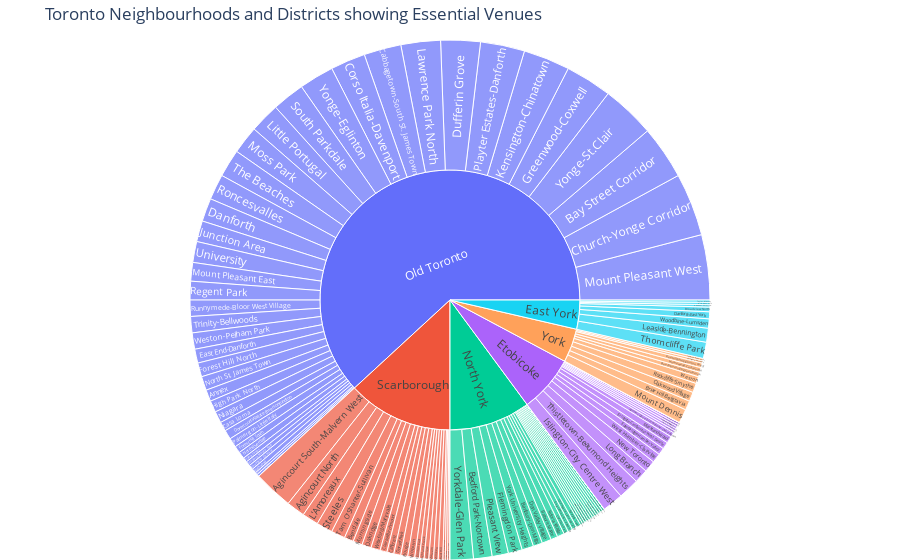

Notebook source saved alongside this figure:
### Markdown cell above
### Sunburst Chart for Toronto Neighbourhoods and Districts
Using Plotly library. The chart is clickable to ex pand, explore districts.

### Code cell
venues_chart = px.sunburst(
    essential_venues,
    path=['District', 'Neighbourhood Name'],
    values='Total Essential Venues',
    title='Toronto Neighbourhoods and Districts showing Essential Venues',
    hover_name='Neighbourhood Name')

venues_chart.update_layout(margin=dict(t=40, l=0, r=0, b=0))
venues_chart.show()

### Figure 1 — Plotly figure (JSON) as saved in the notebook; plotly's stock layout.template omitted (floating-point values rounded to 4 significant figures; data arrays with more than 128 entries replaced by an {"elided": "..."} marker saying what was removed)
{"data": [{"branchvalues": "total", "domain": {"x": [0, 1], "y": [0, 1]}, "hovertemplate": "<b>%{hovertext}</b><br><br>labels=%{label}<br>Total Essential Venues=%{value}<br>parent=%{parent}<br>id=%{id}<extra></extra>", "hovertext": {"elided": "146 str values"}, "ids": {"elided": "146 str values"}, "labels": {"elided": "146 str values"}, "name": "", "parents": {"elided": "146 str values"}, "type": "sunburst", "values": {"elided": "146 int values"}}], "layout": {"legend": {"tracegroupgap": 0}, "margin": {"b": 0, "l": 0, "r": 0, "t": 40}, "title": {"text": "Toronto Neighbourhoods and Districts showing Essential Venues"}}}
